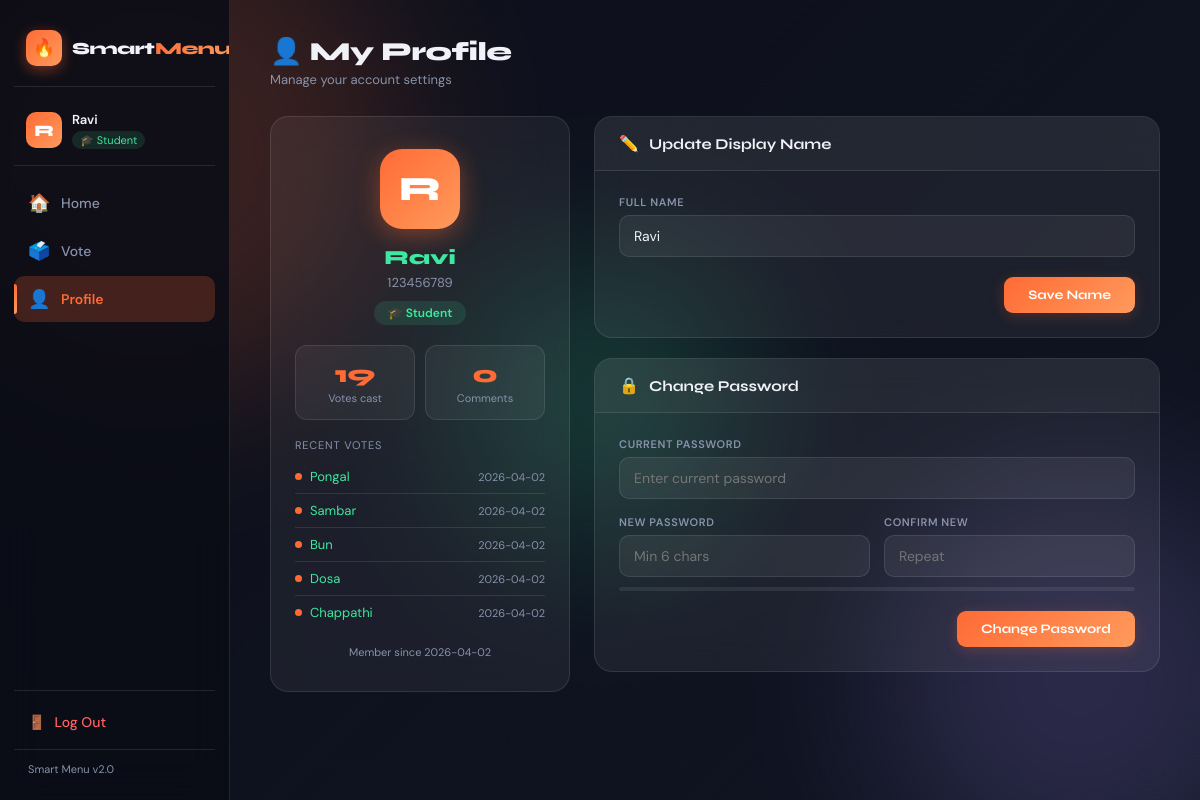
Page /profile (signed in) on the committed database.
### tables this page shows
CREATE TABLE user (
                id         INTEGER PRIMARY KEY AUTOINCREMENT,
                name       TEXT NOT NULL,
                roll_no    TEXT NOT NULL UNIQUE,
                password   TEXT NOT NULL,
                role       TEXT NOT NULL DEFAULT 'student',
                created_at TEXT DEFAULT (date('now'))
            );

CREATE TABLE dish (
                id        INTEGER PRIMARY KEY AUTOINCREMENT,
                menu_id   INTEGER NOT NULL REFERENCES menu(id) ON DELETE CASCADE,
                dish_name TEXT NOT NULL,
                UNIQUE(menu_id, dish_name)
            );

CREATE TABLE menu (
                id      INTEGER PRIMARY KEY AUTOINCREMENT,
                date    TEXT NOT NULL,
                session TEXT NOT NULL,
                UNIQUE(date, session)
            );

### app.py (the view, shortened to what this page needs)
@app.route("/profile", methods=["GET","POST"])
@login_required
def profile():
    user_id = session["user_id"]
    with get_db() as conn:
        user = conn.execute("SELECT * FROM user WHERE id=?", (user_id,)).fetchone()
        vote_count = conn.execute("""
            SELECT COUNT(*) c FROM vote WHERE user_id=?
        """, (user_id,)).fetchone()["c"]
        comment_count = conn.execute(
            "SELECT COUNT(*) c FROM comment WHERE user_id=?", (user_id,)
        ).fetchone()["c"]
        recent_votes = conn.execute("""
            SELECT d.dish_name, m.date, m.session
            FROM vote v
            JOIN dish d ON d.id = v.dish_id
            JOIN menu m ON m.id = d.menu_id
            WHERE v.user_id = ?
            ORDER BY m.date DESC LIMIT 5
        """, (user_id,)).fetchall()
    return render_template("profile.html", user=user,
                           vote_count=vote_count, comment_count=comment_count,
                           recent_votes=recent_votes)

### app.py (called while the page is built)
def get_db():
    conn = sqlite3.connect(DB)
    conn.row_factory = sqlite3.Row
    conn.execute("PRAGMA foreign_keys = ON")
    return conn

def login_required(f):
    @functools.wraps(f)
    def d(*a, **kw):
        if "user_id" not in session:
            flash("Please log in to continue.", "warning")
            return redirect(url_for("login", next=request.path))
        return f(*a, **kw)
    return d

### templates/profile.html (shortened to what this page needs)
{% extends "base.html" %}
{% block content %}
<div class="page-header">
  <div>
    <h1 class="page-title">👤 My Profile</h1>
    <p class="page-sub">Manage your account settings</p>
  </div>
</div>
<div class="profile-grid">
  <div class="profile-card role-{{ user.role }}">
    <div class="profile-big-avatar">{{ user.name[0]|upper }}</div>
    <div class="profile-uname">{{ user.name }}</div>
    <div class="profile-roll">{{ user.roll_no }}</div>
    <span class="profile-role-badge">
      {% if user.role == 'admin' %}⚙️ Admin{% else %}🎓 Student{% endif %}
    </span>
    <div class="profile-stats">
      <div class="pstat">
        <div class="pstat-num">{{ vote_count }}</div>
        <div class="pstat-label">Votes cast</div>
      </div>
      <div class="pstat">
        <div class="pstat-num">{{ comment_count }}</div>
        <div class="pstat-label">Comments</div>
      </div>
    </div>
    {% if recent_votes %}
    <div class="recent-votes-list">
      <div style="font-size:11px;text-transform:uppercase;letter-spacing:.8px;color:var(--muted);margin-bottom:8px;">Recent Votes</div>
      {% for v in recent_votes %}
      <div class="rv-item">
        <span class="rv-dot"></span>
        <span>{{ v.dish_name }}</span>
        <span class="rv-date">{{ v.date }}</span>
      </div>
      {% endfor %}
    </div>
    {% endif %}
    <div style="margin-top:16px;font-size:11px;color:var(--muted);">
      Member since {{ user.created_at or 'N/A' }}
    </div>
  </div>
  <div class="forms-panel">
    <div class="form-panel-card">
      <div class="panel-header">
        <span>✏️</span><h3>Update Display Name</h3>
      </div>
      <form method="POST" action="{{ url_for('profile') }}" class="panel-body">
        <div class="field-group">
          <label>Full Name</label>
          <input type="text" name="name" value="{{ user.name }}" required/>
        </div>
        <div class="panel-actions">
          <button type="submit" class="btn-panel">Save Name</button>
        </div>
      </form>
    </div>
    <div class="form-panel-card">
      <div class="panel-header">
        <span>🔒</span><h3>Change Password</h3>
      </div>
      <form method="POST" action="{{ url_for('profile') }}" class="panel-body">
        <div class="field-group">
          <label>Current Password</label>
          <input type="password" name="current_password" placeholder="Enter current password" required/>
        </div>
        <div style="display:grid;grid-template-columns:1fr 1fr;gap:14px;">
          <div class="field-group">
            <label>New Password</label>
            <input type="password" name="new_password" id="newPwd" placeholder="Min 6 chars" required/>
          </div>
          <div class="field-group">
            <label>Confirm New</label>
            <input type="password" name="confirm_password" placeholder="Repeat" required/>
          </div>
        </div>
        <div class="pwd-strength-wrap"><div class="pwd-strength-bar" id="strengthBar"></div></div>
        <div class="panel-actions">
          <button type="submit" class="btn-panel">Change Password</button>
        </div>
      </form>
    </div>
  </div>
</div>
{% endblock %}

### templates/base.html (shortened to what this page needs)
<!DOCTYPE html>
<html lang="en">
<head>
<link rel="stylesheet" href="{{ url_for('static', filename='css/style.css') }}"/>
<link rel="stylesheet" href="{{ url_for('static', filename='css/auth.css') }}"/>
</head>
<body>
<div class="bg-gradient"></div>
<div class="bg-orbs">
  <div class="orb orb-1"></div><div class="orb orb-2"></div><div class="orb orb-3"></div>
</div>
<aside class="sidebar" id="sidebar">
  <div class="sidebar-logo">
    <div class="logo-badge"><span class="logo-flame">🔥</span></div>
    <div class="logo-wordmark">
      <span class="logo-smart">Smart</span><span class="logo-menu">Menu</span>
    </div>
  </div>
  {% if session.user_id %}
  <div class="sidebar-user-card">
    <div class="user-avatar">{{ session.user_name[0]|upper }}</div>
    <div class="user-info">
      <div class="user-name">{{ session.user_name }}</div>
      <div class="user-role role-{{ session.role }}">
        {% if session.role == 'admin' %}⚙️ Admin{% else %}🎓 Student{% endif %}
      </div>
    </div>
  </div>
  <nav class="sidebar-nav">
    <a href="{{ url_for('home') }}"      class="nav-link {% if request.endpoint=='home'      %}active{% endif %}"><span class="nav-icon">🏠</span><span>Home</span></a>
    <a href="{{ url_for('vote_page') }}" class="nav-link {% if request.endpoint=='vote_page' %}active{% endif %}"><span class="nav-icon">🗳️</span><span>Vote</span></a>
    <a href="{{ url_for('profile') }}"   class="nav-link {% if request.endpoint=='profile'   %}active{% endif %}"><span class="nav-icon">👤</span><span>Profile</span></a>
  </nav>
  <div class="sidebar-bottom">
    <a href="{{ url_for('logout') }}" class="logout-btn"><span>🚪</span> Log Out</a>
  </div>
  {% endif %}
  <div class="sidebar-footer"><span>Smart Menu v2.0</span></div>
</aside>
<main class="main-content">
  {% block content %}{% endblock %}
</main>
</body>
</html>

### static/css/style.css (style rules this page uses)
*, *::before, *::after { box-sizing: border-box; margin: 0; padding: 0; }
:root { --bg-from: #0d0f1a; --bg-to: #111827; --glass: rgba(255,255,255,0.06); --glass-hov: rgba(255,255,255,0.10); --glass-bdr: rgba(255,255,255,0.10); --text: #f0f2f8; --muted: #8892aa; --surface: rgba(255,255,255,0.05); --accent: #ff6b35; --accent2: #ff9a5c; --glow: rgba(255,107,53,0.22); --c-orange: #ff6b35; --c-yellow: #f7c948; --c-green: #3de8a0; --c-purple: #a78bfa; --sidebar-w: 230px; --sidebar-bg: rgba(10,12,22,0.85); --t: 0.22s ease; }
html { scroll-behavior: smooth; }
body { font-family: 'DM Sans', sans-serif; background: var(--bg-from); color: var(--text); min-height: 100vh; display: flex; overflow-x: hidden; position: relative; }
.bg-gradient { position: fixed; inset: 0; z-index: -2; background: linear-gradient(135deg, #0d0f1a 0%, #111827 40%, #0f1624 70%, #130d1a 100%); background-size: 400% 400%; animation: gradShift 12s ease infinite; }
.bg-orbs { position: fixed; inset: 0; z-index: -1; pointer-events: none; overflow: hidden; }
.orb { position: absolute; border-radius: 50%; filter: blur(80px); opacity: 0.18; animation: orbFloat 20s ease-in-out infinite; }
.orb-1 { width: 500px; height: 500px; background: #ff6b35; top: -100px; left: -100px; animation-delay: 0s; }
.orb-2 { width: 400px; height: 400px; background: #a78bfa; bottom: -80px; right: -80px; animation-delay: -7s; }
.orb-3 { width: 300px; height: 300px; background: #3de8a0; top: 50%; left: 50%; transform: translate(-50%,-50%); animation-delay: -14s; }
.sidebar { width: var(--sidebar-w); min-height: 100vh; background: var(--sidebar-bg); backdrop-filter: blur(20px); -webkit-backdrop-filter: blur(20px); border-right: 1px solid var(--glass-bdr); display: flex; flex-direction: column; padding: 24px 14px; gap: 4px; flex-shrink: 0; position: sticky; top: 0; height: 100vh; overflow-y: auto; }
.sidebar-logo { display: flex; align-items: center; gap: 10px; padding: 6px 12px 20px; border-bottom: 1px solid var(--glass-bdr); margin-bottom: 10px; }
.logo-badge { width: 36px; height: 36px; border-radius: 10px; flex-shrink: 0; background: linear-gradient(135deg, var(--accent), var(--accent2)); display: flex; align-items: center; justify-content: center; font-size: 18px; box-shadow: 0 4px 14px rgba(255,107,53,0.4); }
.logo-flame { line-height: 1; }
.logo-wordmark { display: flex; align-items: baseline; gap: 1px; font-family: 'Syne', sans-serif; font-weight: 800; font-size: 17px; letter-spacing: -0.5px; position: relative; }
.logo-smart { color: var(--text); }
.logo-menu { background: linear-gradient(135deg, var(--accent), var(--accent2)); -webkit-background-clip: text; -webkit-text-fill-color: transparent; background-clip: text; }
.sidebar-nav { display: flex; flex-direction: column; gap: 2px; flex: 1; }
.nav-link { display: flex; align-items: center; gap: 11px; padding: 11px 14px; border-radius: 10px; text-decoration: none; font-size: 14px; font-weight: 500; color: var(--muted); transition: all var(--t); position: relative; }
.nav-link.active { background: var(--glow); color: var(--accent); font-weight: 600; }
.nav-link.active::before { content: ''; position: absolute; left: 0; top: 18%; bottom: 18%; width: 3px; background: linear-gradient(to bottom, var(--accent), var(--accent2)); border-radius: 0 3px 3px 0; }
.nav-icon { font-size: 18px; width: 22px; text-align: center; }
.sidebar-footer { padding: 12px 14px 0; border-top: 1px solid var(--glass-bdr); font-size: 11px; color: var(--muted); }
.main-content { flex: 1; padding: 36px 40px; overflow-y: auto; min-height: 100vh; }
.page-header { display: flex; align-items: flex-start; justify-content: space-between; margin-bottom: 28px; flex-wrap: wrap; gap: 12px; }
.page-title { font-family: 'Syne', sans-serif; font-size: 26px; font-weight: 800; letter-spacing: -0.5px; line-height: 1.2; }
.page-sub { font-size: 13px; color: var(--muted); margin-top: 4px; }

### rows in the picture
user: user_name "Ravi", name "R", name "Ravi", roll_no "123456789", created_at "2026-04-02"
dish: dish_name "Pongal", date "2026-04-02"
dish: dish_name "Sambar", date "2026-04-02"
dish: dish_name "Bun", date "2026-04-02"
dish: dish_name "Dosa", date "2026-04-02"
dish: dish_name "Chappathi", date "2026-04-02"

### other values in the picture
{{ session.user_name[0]|upper }} "R"
{{ vote_count }} "19"
{{ comment_count }} "0"
